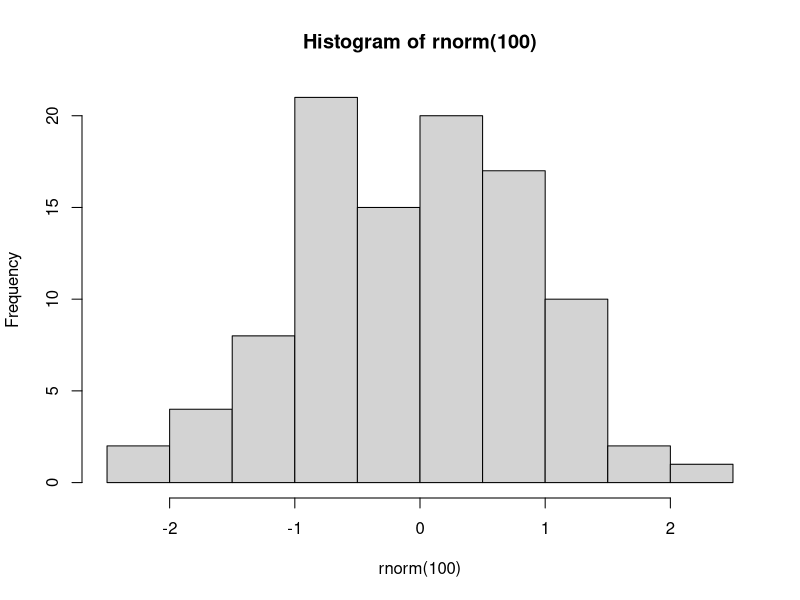
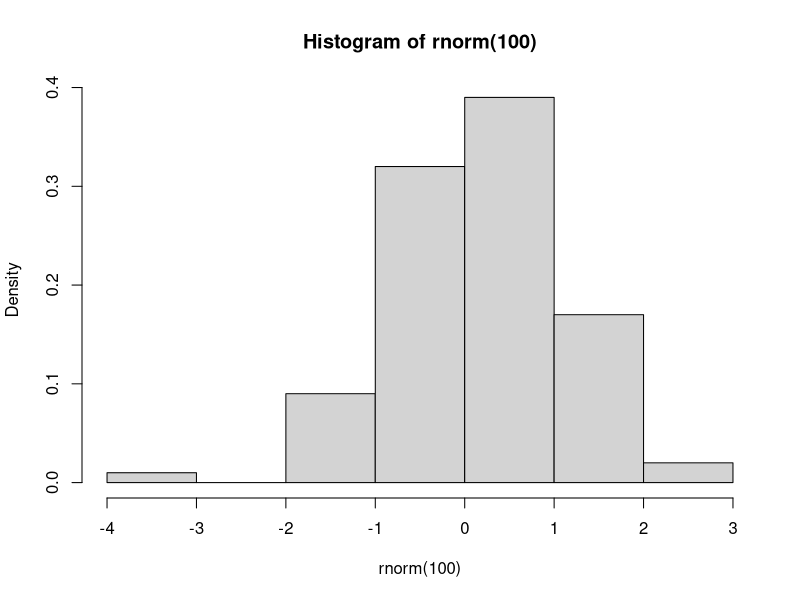
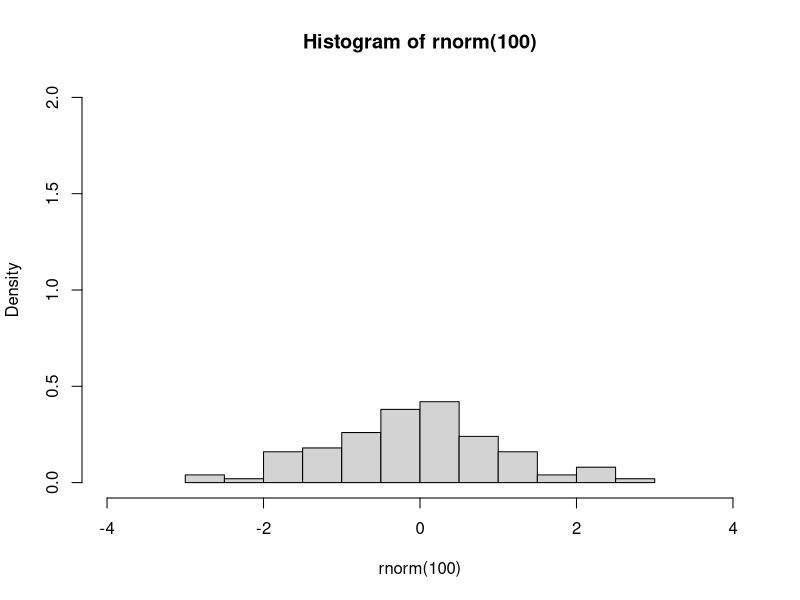
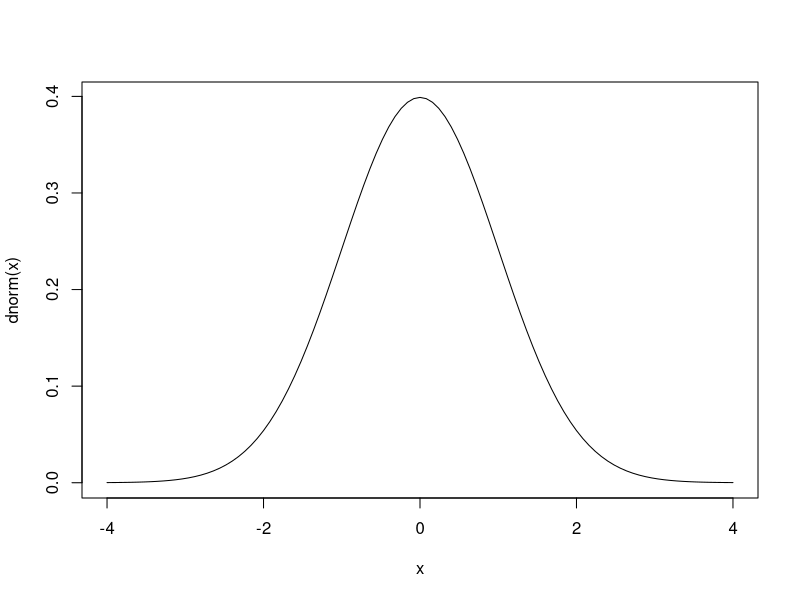
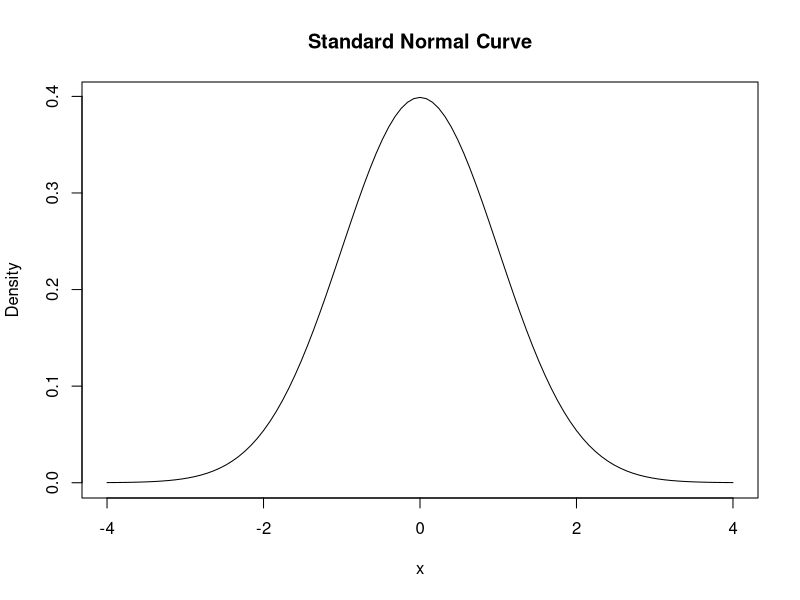
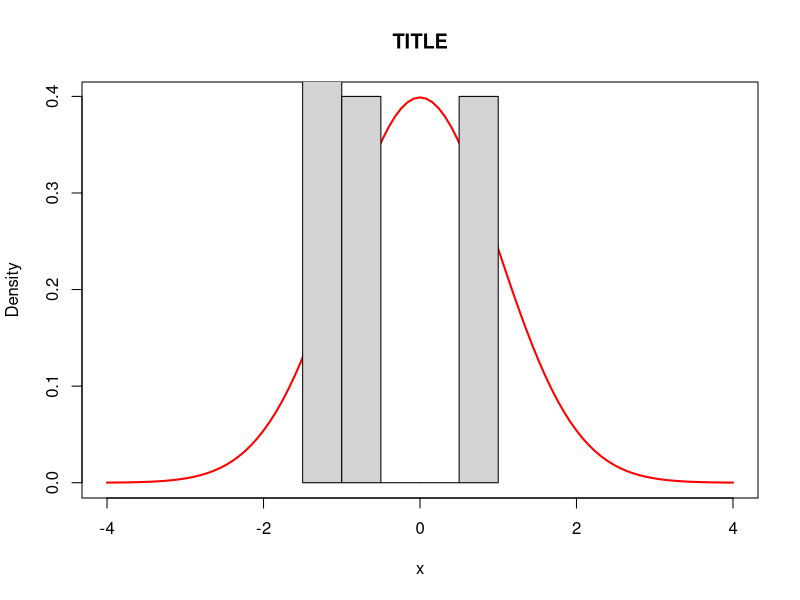
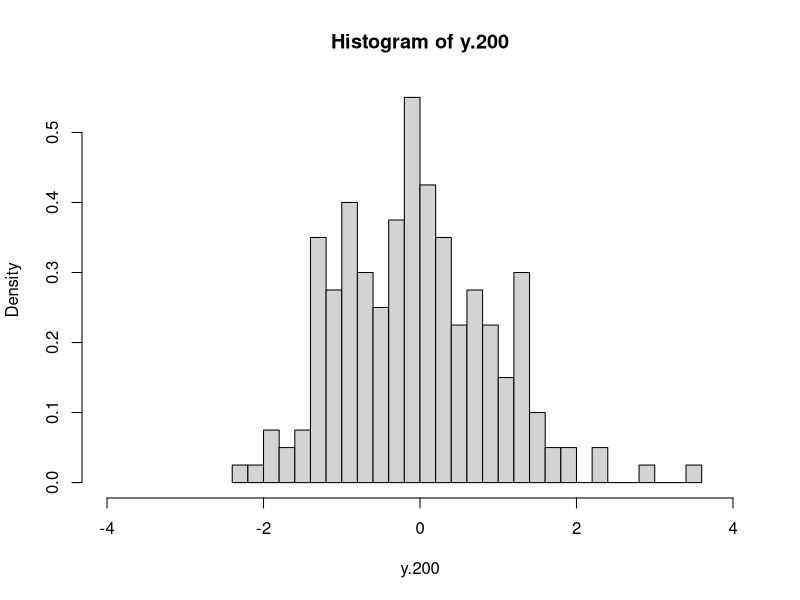
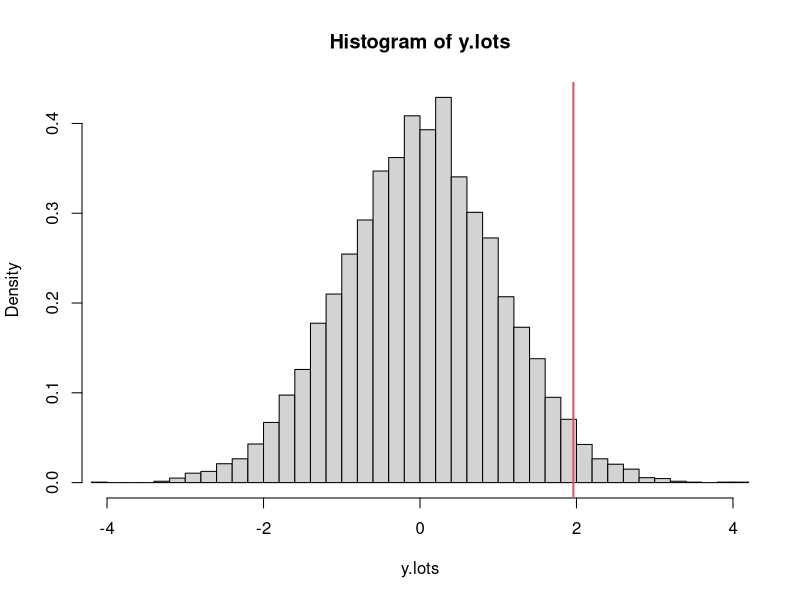

These figures' R source, in order:
#######################################################
### STAT 411/511 - Fall 2018
### R code for help in completing Assignment 1
###  with a lot of extra stuff that might be useful
#######################################################

### At the start of a new R session 
#  - make sure you check or set your working directory
#  - start R with a clean slate 
getwd()  
rm(list=ls(all=T))  # removes all stored objects

### Another good practice: put whatever packages you need at the top
library(ggplot2)
  theme_set(theme_bw()) # Changes ggplot theme to simplier version

### Problem 1 #########################################
## Use rnorm() to take samples from a normal distribution
# rnorm() takes the arguments n, mean, and sd
rnorm(n=100,mean=10.2,sd=3.4)
rnorm(100, 10.2, 3.4)  # If not told, R assumes arguments are in order
rnorm(100)             # Defaults to mean = 0, sd = 1
rnorm(10)

## Plotting histograms of data with normal curve
#  We'll use base graphics for now
#  For a nice description of base graphics parameters see
#   https://www.statmethods.net/advgraphs/parameters.html 

#Plot a histogram for NEW set of n=100
hist(rnorm(100))
hist(rnorm(100), freq=FALSE) 
hist(rnorm(100), freq=FALSE, xlim=c(-4,4), ylim=c(0,2))   

#Draw a curve using the normal distribution function dnorm()
curve(dnorm, xlim=c(-4,4))
curve(dnorm, from=-4, to=4, ylab="Density", main="Standard Normal Curve")  

# Putting the two together
curve(dnorm, from=-4, to=4, col='red', lwd=2,
   ylab='Density', main='TITLE') 
hist(rnorm(5), freq=F, add=T)

  
### Problem 2 #########################################     
## Step 1 - n=200
y.200 <- rnorm(200, mean=0, sd=1)
hist(y.200, freq=FALSE, nclass=40, xlim=c(-4,4), col="lightgray")

#We would like to ask the computer if each value is greater than or equal to 1.96 and get a yes/no (T/F) back
#What does this give you?
y.200>=1.96
  
#R will treat TRUEs as 1's and FALSE's as 0's, so we can add them up
#What does this give us?
sum(y.200>=1.96)

#Now, let's turn it into a proportion
length(y.200)  #what does this do?
sum(y.200>=1.96)/length(y.200)  #Here is your proportion!

#Or we could use the mean() function 
#  which calculates the sample average of the 1's and 0's.
# Make sure you understand why this works.
mean(y.200>=1.96)

## Step 2 - n=10000
y.lots <- rnorm(10000, mean=0, sd=1)
hist(y.lots, freq=FALSE, nclass=40, xlim=c(-4,4), col="lightgray") 
abline(v=1.96, lwd=2, col=2) #Add a vertical line to the histogram

## Step 3 - Normal curve
## pnorm(x) integrates the area under the normal density curve to the right
#   of the argument x.  
#  Which of these are what you want?
 pnorm(1.96)
 1-pnorm(1.96)
 pnorm(-1.96) 
 pnorm(Inf)   # What do this do?

### Problem 3 ######################################### 
##  A fancy plot to look at areas
?curve #look at help file for curve and try to make sense of it
 curve(dnorm, from=-4, to=4, lwd=3, ylim=c(-0.02,0.4))
 abline(h=0,v=0)

 x <- seq(-4, 1.645, length=100)  # What does this do?
 x 
  
?polygon  #look at help file for polygon and try to make sense of it
 polygon(c(x,rev(x)), c(dnorm(x), rep(0,100)), border=4, col="lightblue")
  
?text #look at help file for text and try to make sense of it
 text(1.645,-.01,"1.645")
 text(-.2,.18,".95 in area") 
 
##3a. We can combine T/F answers using logical operators 
# & (and), | (or) 
# See https://www.statmethods.net/management/operators.html
# Some examples to demonstrate:
( x<-rnorm(10, mean=0, sd=1) )
x < -1 | x > 1 # Is the value less than -1 OR greater than 1?
x > -1 & x < 1 # Is the value greater than -1 AND less than 1?
x >= -1 & x <= 1  

## 3c. How can we do this?
# You might find the order() or sort() functions handy
?order    # Check out the help
?sort      

x
order(x)
x[order(x)] # What does this do?
sort(x)  

( 0.40*length(y.lots)-> c.40 ) # 40% of 10000
( q.40 <- sort(y.lots)[c.40] )

# Or we can use the built-in function quantile()
help(quantile) # Same as ?quantile
 
( q.40<-quantile(y.lots, 0.40) ) 
# This gives a slightly different answer.  See 'Types'
#   section in help(quantiles) to understand why. 
  
#A plot to show the value relative to the histogram of draws
  hist(y.lots, nclass=40, col="lightgray") 
  abline(v=q.40, lwd=2, col=3)
  
## 3d. qnorm(x) and pnorm(x) are opposites
#    qnorm() takes the percentile and returns the z-value
#    pnorm() takes a z-value and returns the percentile
qnorm(0.4)
pnorm(qnorm(0.4))

### Problem 4 ######################################### 
dat<-data.frame(id=1:60, obs=rnorm(n=60, mean=0, sd=2))
  str(dat) # What do we have here?
  head(dat)
  
## Random assignment
#  There are a lot of ways to do this.  Here is just one:
?sample
dat$trt<-factor('A', levels=c('A','B'))  # An new column
   ( pickB<-sample(1:60, size=30) )
   dat$trt[pickB]<-'B' 
   dat$trt                  
# Make sure you understand how this assignment works!
# Extra  credit for coming up with a different way

## Add the treatment effect
dat$new.obs<-dat$obs
dat$new.obs[pickB]<-dat$obs[pickB] + 3

  str(dat) # Now what do we have?
  head(dat)
  
## Plots - I will repeat with both base graphics or ggplot
# Stem-and-leaf plot
stem(dat$obs)    # This prints to the console, not the plotting window.

## The rest of these plots will print to the 'plot' window in RStudio
##  Please take time to familiarize yourself with plot options.
##  When you include plots in your assignments, they should be 
##   cleaned nicely and labeled...as well as you can for now. 

## A couple of good resources for base graphics plots:
##   -  http://rpubs.com/SusanEJohnston/7953
##   -  http://publish.illinois.edu/johnrgallagher/files/2015/10/BaseGraphicsCheatsheet.pdf

## A couple of good resources for ggplot:
##   - http://r-statistics.co/ggplot2-Tutorial-With-R.html
##   - https://www.rstudio.com/wp-content/uploads/2016/11/ggplot2-cheatsheet-2.1.pdf

## Histograms
SetA<-dat[dat$trt=='A',]$new.obs
SetB<-dat[dat$trt=='B',]$new.obs
par(mfrow=c(1,2)) # Sets to print two paneled graph
hist(SetA, col=3, nclass=10, freq=F, main="Treatment A")
hist(SetB, col=4, nclass=10, freq=F, main="Treatment B")


ggplot(dat, aes(x=new.obs))+geom_histogram(bins=10)+facet_wrap(~trt)

## Boxplots
par(mfrow=c(1,1))
boxplot(dat$new.obs~dat$trt, col=c(3,4), main="Side-by-side boxplots")

ggplot(dat, aes(x=trt, y=new.obs, fill=trt))+geom_boxplot()

##  A histogram with a boxplot too
par(mfrow=c(2,1)) # Splits the plotting window into 2 rows and 1 column
boxplot(dat$obs, col=3, ylim=c(-6,6), horizontal = TRUE)
hist(dat$obs, col=3, xlim=c(-6,6), main=NULL, xlab='Observed values')

 # OR # 
hist(dat$obs, main="Set A", col="lightgray", ylim=c(0,15))
boxplot(dat$obs, col='gray', lwd=2, pch=18, horizontal = TRUE, add=TRUE, at=14)

 # Much harder in ggplot # 
library(ggpubr)
p1<-ggplot(dat, aes(x=obs))+geom_histogram(bins=10)
p2<-ggplot(dat, aes(y=obs))+geom_boxplot()+coord_flip()
ggarrange(p2, p1, heights = c(1, 2), align = "hv", ncol = 1, nrow = 2)

## A new variable and a scatterplot
dat$new.var<-rnorm(nrow(dat))
  head(dat)

par(mfrow=c(1,1))  
plot(dat$obs, dat$new.var)

ggplot(dat, aes(x=obs, y=new.var))+geom_point()